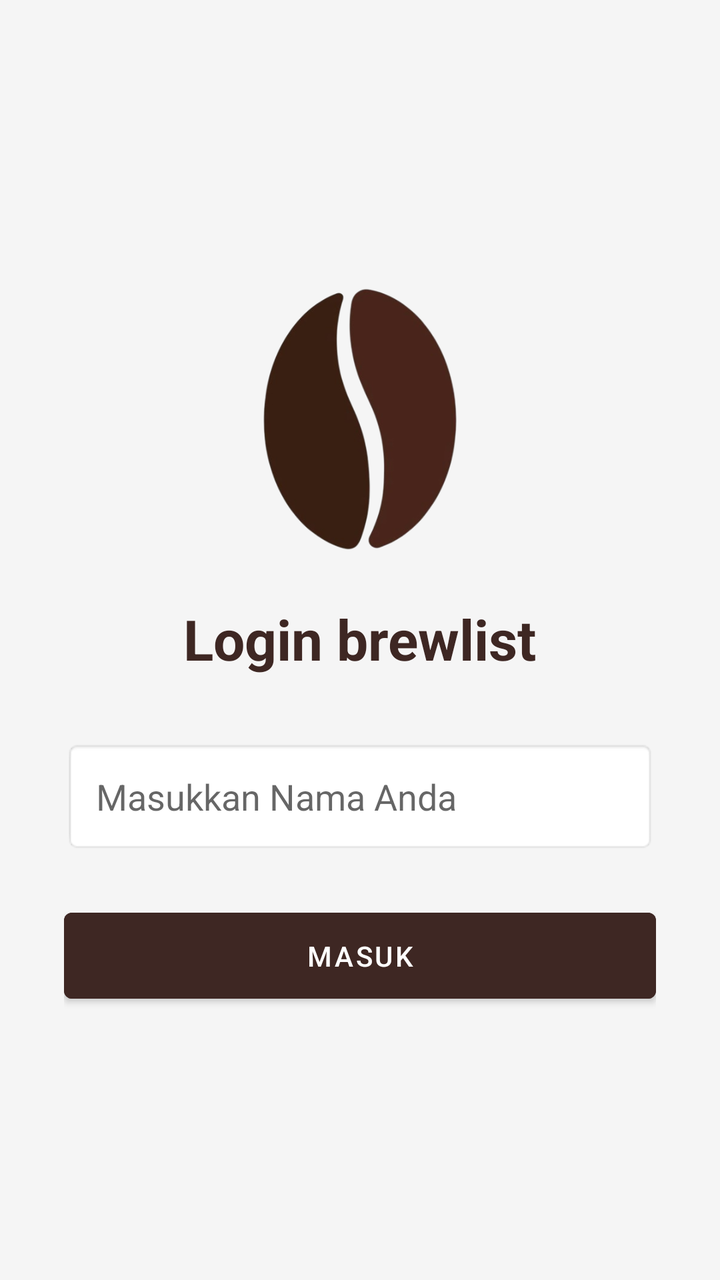
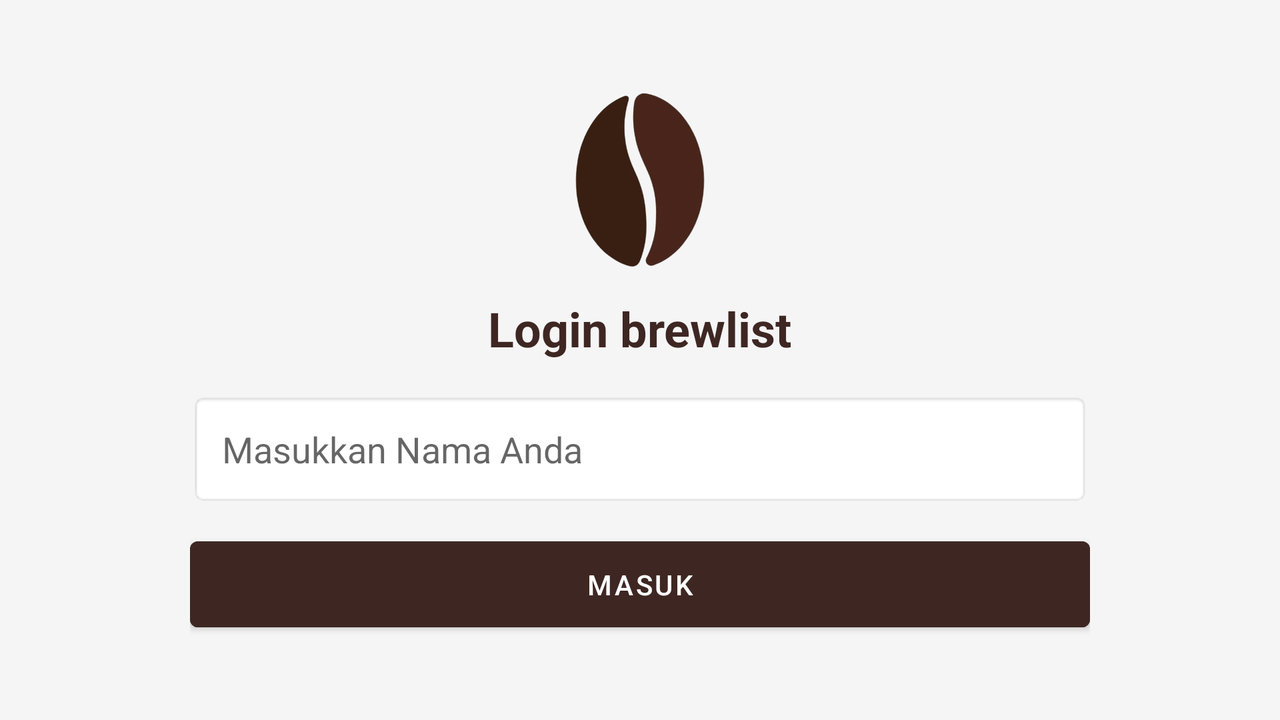

Two renders of one Android screen. The first uses the default layout on a phone; the second uses the alternative layout the repository ships for a different screen configuration, on a matching device. The two XML files are below.
<!-- AndroidManifest.xml: activity theme Theme.Aplikasi_Menu_Kopi -->
<!-- res/layout/activity_login.xml -->
<?xml version="1.0" encoding="utf-8"?>
<ScrollView xmlns:android="http://schemas.android.com/apk/res/android"
    android:layout_width="match_parent"
    android:layout_height="match_parent"
    android:fillViewport="true"
    android:background="#F5F5F5">

    <LinearLayout
        android:layout_width="match_parent"
        android:layout_height="wrap_content"
        android:orientation="vertical"
        android:padding="32dp"
        android:gravity="center">

        <ImageView
            android:id="@+id/ivLogo"
            android:layout_width="150dp"
            android:layout_height="150dp"
            android:src="@drawable/logo_brewlist"
            android:contentDescription="@string/content_description_logo"
            android:layout_marginBottom="16dp"
            android:scaleType="centerInside" />

        <TextView
            android:layout_width="wrap_content"
            android:layout_height="wrap_content"
            android:text="@string/login_title"
            android:textSize="28sp"
            android:textStyle="bold"
            android:textColor="#3E2723"
            android:layout_marginBottom="32dp" />

        <EditText
            android:id="@+id/etUsername"
            android:layout_width="match_parent"
            android:layout_height="wrap_content"
            android:hint="@string/hint_username"
            android:inputType="text"
            android:padding="16dp"
            android:background="@android:drawable/editbox_background_normal"
            android:layout_marginBottom="24dp" />

        <Button
            android:id="@+id/btnLogin"
            android:layout_width="match_parent"
            android:layout_height="wrap_content"
            android:text="@string/btn_login"
            android:padding="12dp"
            android:backgroundTint="#3E2723"
            android:textColor="#FFFFFF" />

    </LinearLayout>
</ScrollView>
<!-- resources referenced by this layout -->
<resources>
  <!-- drawable logo_brewlist: png bitmap (drawable, 62351 bytes) -->
  <string name="btn_login">Masuk</string>
  <string name="content_description_logo">Logo brewlist</string>
  <string name="hint_username">Masukkan Nama Anda</string>
  <string name="login_title">Login brewlist</string>
  <style name="Theme.Aplikasi_Menu_Kopi" parent="Theme.MaterialComponents.Light.NoActionBar">
          
          <item name="colorPrimary">#3E2723</item>
          <item name="colorPrimaryDark">#1B1B1B</item>
          <item name="colorAccent">#795548</item>
      </style>
</resources>
<!-- res/layout-land/activity_login.xml (the repository's variant of the layout above) -->
<!-- drawn on the phone turned sideways -->
<?xml version="1.0" encoding="utf-8"?>
<ScrollView xmlns:android="http://schemas.android.com/apk/res/android"
    android:layout_width="match_parent"
    android:layout_height="match_parent"
    android:fillViewport="true"
    android:background="#F5F5F5">

    <LinearLayout
        android:layout_width="match_parent"
        android:layout_height="wrap_content"
        android:orientation="vertical"
        android:padding="16dp"
        android:gravity="center">

        
        <LinearLayout
            android:layout_width="450dp"
            android:layout_height="wrap_content"
            android:orientation="vertical"
            android:gravity="center">

            <ImageView
                android:id="@+id/ivLogo"
                android:layout_width="100dp"
                android:layout_height="100dp"
                android:src="@drawable/logo_brewlist"
                android:contentDescription="@string/content_description_logo"
                android:layout_marginBottom="8dp"
                android:scaleType="centerInside" />

            <TextView
                android:layout_width="wrap_content"
                android:layout_height="wrap_content"
                android:text="@string/login_title"
                android:textSize="24sp"
                android:textStyle="bold"
                android:textColor="#3E2723"
                android:layout_marginBottom="16dp" />

            <EditText
                android:id="@+id/etUsername"
                android:layout_width="match_parent"
                android:layout_height="wrap_content"
                android:hint="@string/hint_username"
                android:inputType="text"
                android:padding="16dp"
                android:background="@android:drawable/editbox_background_normal"
                android:layout_marginBottom="12dp" />

            <Button
                android:id="@+id/btnLogin"
                android:layout_width="match_parent"
                android:layout_height="wrap_content"
                android:text="@string/btn_login"
                android:padding="12dp"
                android:backgroundTint="#3E2723"
                android:textColor="#FFFFFF" />

        </LinearLayout>

    </LinearLayout>
</ScrollView>
